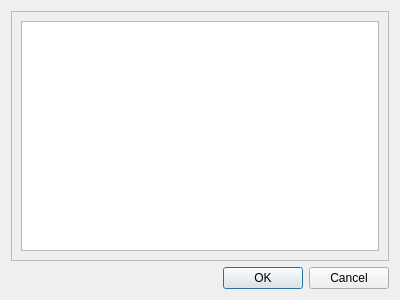
<?xml version="1.0" encoding="UTF-8"?>
<ui version="4.0">
 <class>StudentsRelationDialog</class>
 <widget class="QDialog" name="StudentsRelationDialog">
  <property name="geometry">
   <rect>
    <x>0</x>
    <y>0</y>
    <width>400</width>
    <height>300</height>
   </rect>
  </property>
  <property name="windowTitle">
   <string>Dialog</string>
  </property>
  <layout class="QVBoxLayout" name="verticalLayout">
   <item>
    <widget class="QScrollArea" name="scrollArea">
     <property name="widgetResizable">
      <bool>true</bool>
     </property>
     <widget class="QWidget" name="scrollAreaWidgetContents">
      <property name="geometry">
       <rect>
        <x>0</x>
        <y>0</y>
        <width>380</width>
        <height>249</height>
       </rect>
      </property>
      <layout class="QVBoxLayout" name="verticalLayout_2">
       <item>
        <widget class="QTableWidget" name="table"/>
       </item>
      </layout>
     </widget>
    </widget>
   </item>
   <item>
    <widget class="QDialogButtonBox" name="buttonBox">
     <property name="orientation">
      <enum>Qt::Horizontal</enum>
     </property>
     <property name="standardButtons">
      <set>QDialogButtonBox::Cancel|QDialogButtonBox::Ok</set>
     </property>
    </widget>
   </item>
  </layout>
 </widget>
 <resources/>
 <connections>
  <connection>
   <sender>buttonBox</sender>
   <signal>accepted()</signal>
   <receiver>StudentsRelationDialog</receiver>
   <slot>accept()</slot>
   <hints>
    <hint type="sourcelabel">
     <x>248</x>
     <y>254</y>
    </hint>
    <hint type="destinationlabel">
     <x>157</x>
     <y>274</y>
    </hint>
   </hints>
  </connection>
  <connection>
   <sender>buttonBox</sender>
   <signal>rejected()</signal>
   <receiver>StudentsRelationDialog</receiver>
   <slot>reject()</slot>
   <hints>
    <hint type="sourcelabel">
     <x>316</x>
     <y>260</y>
    </hint>
    <hint type="destinationlabel">
     <x>286</x>
     <y>274</y>
    </hint>
   </hints>
  </connection>
 </connections>
</ui>
